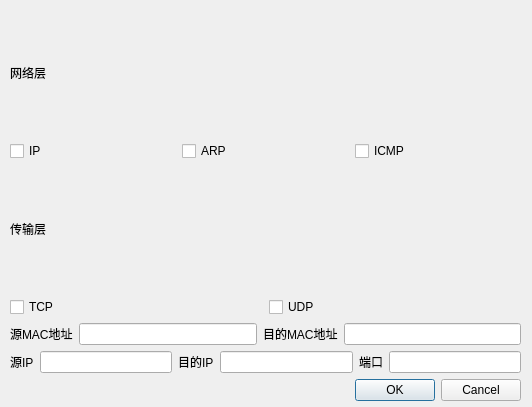
<?xml version="1.0" encoding="UTF-8"?>
<ui version="4.0">
 <class>proSelect</class>
 <widget class="QDialog" name="proSelect">
  <property name="geometry">
   <rect>
    <x>0</x>
    <y>0</y>
    <width>532</width>
    <height>407</height>
   </rect>
  </property>
  <property name="windowTitle">
   <string>选择需要捕获的协议</string>
  </property>
  <widget class="QWidget" name="">
   <property name="geometry">
    <rect>
     <x>10</x>
     <y>10</y>
     <width>511</width>
     <height>391</height>
    </rect>
   </property>
   <layout class="QVBoxLayout" name="verticalLayout_2">
    <item>
     <layout class="QVBoxLayout" name="verticalLayout">
      <item>
       <widget class="QLabel" name="label">
        <property name="text">
         <string>网络层</string>
        </property>
       </widget>
      </item>
      <item>
       <layout class="QHBoxLayout" name="horizontalLayout">
        <item>
         <widget class="QCheckBox" name="ipButton">
          <property name="text">
           <string>IP</string>
          </property>
         </widget>
        </item>
        <item>
         <widget class="QCheckBox" name="ARPButton">
          <property name="text">
           <string>ARP</string>
          </property>
         </widget>
        </item>
        <item>
         <widget class="QCheckBox" name="icmpButton">
          <property name="text">
           <string>ICMP</string>
          </property>
         </widget>
        </item>
       </layout>
      </item>
      <item>
       <widget class="QLabel" name="label_2">
        <property name="text">
         <string>传输层</string>
        </property>
       </widget>
      </item>
      <item>
       <layout class="QHBoxLayout" name="horizontalLayout_2">
        <item>
         <widget class="QCheckBox" name="tcpBox">
          <property name="text">
           <string>TCP</string>
          </property>
         </widget>
        </item>
        <item>
         <widget class="QCheckBox" name="udpBox">
          <property name="text">
           <string>UDP</string>
          </property>
         </widget>
        </item>
       </layout>
      </item>
     </layout>
    </item>
    <item>
     <layout class="QHBoxLayout" name="horizontalLayout_4">
      <item>
       <widget class="QLabel" name="label_5">
        <property name="text">
         <string>源MAC地址</string>
        </property>
       </widget>
      </item>
      <item>
       <widget class="QLineEdit" name="smacLineEdit"/>
      </item>
      <item>
       <widget class="QLabel" name="label_6">
        <property name="text">
         <string>目的MAC地址</string>
        </property>
       </widget>
      </item>
      <item>
       <widget class="QLineEdit" name="dmacLineEdit"/>
      </item>
     </layout>
    </item>
    <item>
     <layout class="QHBoxLayout" name="horizontalLayout_3">
      <item>
       <widget class="QLabel" name="label_3">
        <property name="text">
         <string>源IP</string>
        </property>
       </widget>
      </item>
      <item>
       <widget class="QLineEdit" name="sipLineEdit"/>
      </item>
      <item>
       <widget class="QLabel" name="label_4">
        <property name="text">
         <string>目的IP</string>
        </property>
       </widget>
      </item>
      <item>
       <widget class="QLineEdit" name="dipLineEdit"/>
      </item>
      <item>
       <widget class="QLabel" name="duankouLabel">
        <property name="text">
         <string>端口</string>
        </property>
       </widget>
      </item>
      <item>
       <widget class="QLineEdit" name="portEdit"/>
      </item>
     </layout>
    </item>
    <item>
     <widget class="QDialogButtonBox" name="buttonBox">
      <property name="orientation">
       <enum>Qt::Horizontal</enum>
      </property>
      <property name="standardButtons">
       <set>QDialogButtonBox::Cancel|QDialogButtonBox::Ok</set>
      </property>
     </widget>
    </item>
   </layout>
  </widget>
 </widget>
 <resources/>
 <connections>
  <connection>
   <sender>buttonBox</sender>
   <signal>accepted()</signal>
   <receiver>proSelect</receiver>
   <slot>accept()</slot>
   <hints>
    <hint type="sourcelabel">
     <x>248</x>
     <y>254</y>
    </hint>
    <hint type="destinationlabel">
     <x>157</x>
     <y>274</y>
    </hint>
   </hints>
  </connection>
  <connection>
   <sender>buttonBox</sender>
   <signal>rejected()</signal>
   <receiver>proSelect</receiver>
   <slot>reject()</slot>
   <hints>
    <hint type="sourcelabel">
     <x>316</x>
     <y>260</y>
    </hint>
    <hint type="destinationlabel">
     <x>286</x>
     <y>274</y>
    </hint>
   </hints>
  </connection>
 </connections>
</ui>
